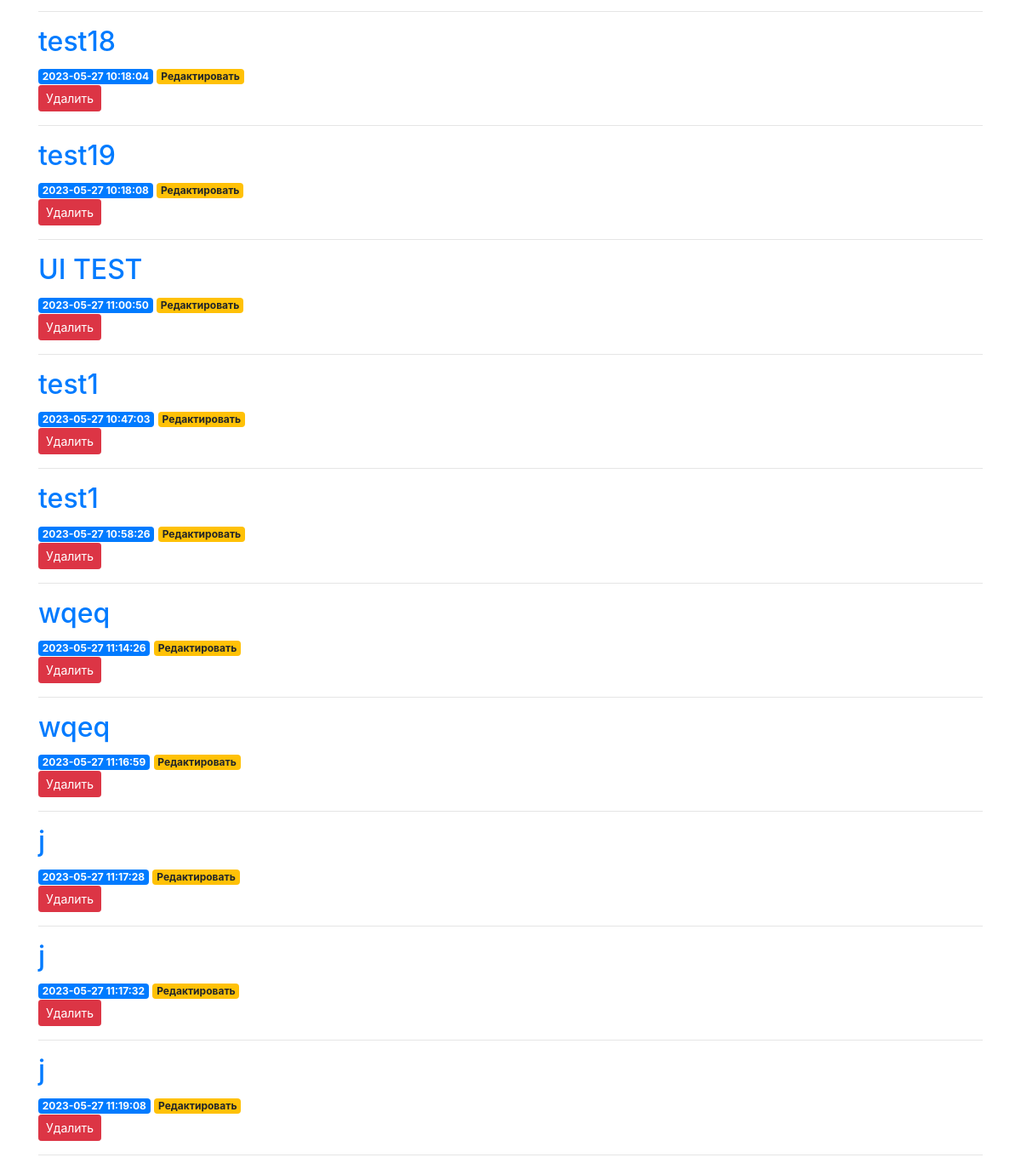
Before: / (lower part) with the older database file.
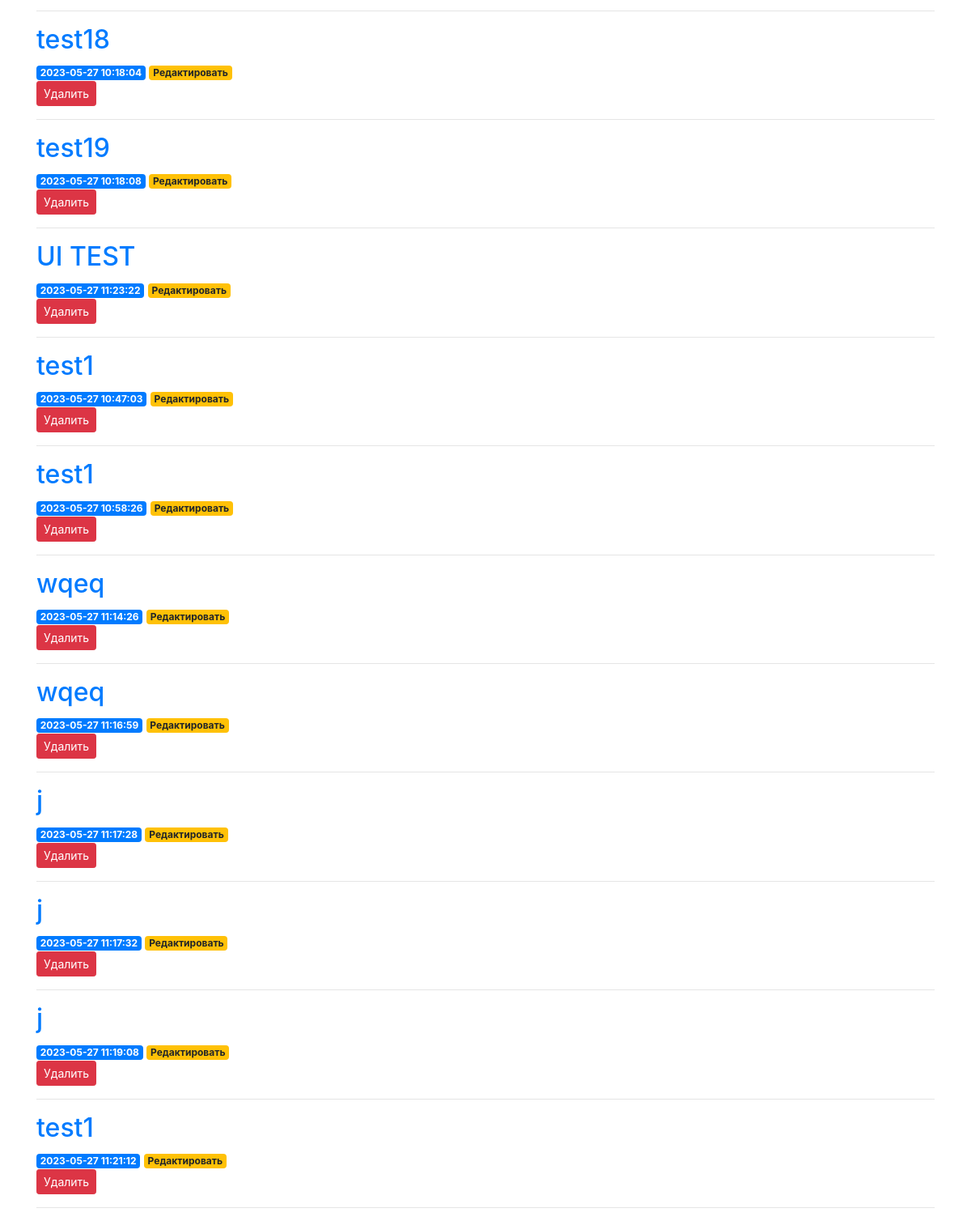
After: the same page with the newer database file.
### tables this page shows
CREATE TABLE arrays (
    id INTEGER PRIMARY KEY AUTOINCREMENT,
    created TIMESTAMP NOT NULL DEFAULT CURRENT_TIMESTAMP,
    title TEXT NOT NULL,
    content TEXT NOT NULL
);

### search/api/app.py (the view)
@app.route('/')
def index():
    try:
        conn = get_db_connection()
        arrays = conn.execute('SELECT * FROM arrays').fetchall()
        conn.close()
        return render_template('index.html', arrays=arrays)
    except Exception as error:
        abort(500)

### search/api/app.py (called while the page is built)
def get_db_connection():
    conn = sqlite3.connect('database.db')
    conn.row_factory = sqlite3.Row
    return conn

### search/api/templates/index.html (shortened to what this page needs)
{% extends 'base.html' %}
{% block content %}
    {% for array in arrays %}
        <a href="{{ url_for('array', array_id=array['id']) }}", id ="{{array['id']}}" >
            <h2>{{ array['title'] }}</h2>
        </a>
        <span class="badge badge-primary">{{ array['created'] }}</span>
        <a href="{{ url_for('edit', id=array['id']) }}">
            <span class="badge badge-warning">Редактировать</span>
        </a>
        <form action="{{ url_for('delete', id=array['id']) }}" method="POST">
            <input type="submit" value="Удалить"
                    class="btn btn-danger btn-sm"
                    onclick="return confirm('Ты действительно хочешь удалить этот великолепный массив?')">
        </form>
        <hr>
    {% endfor %}
{% endblock %}

Changed rows visible on the page:
changed arrays "UI TEST": created "2023-05-27 11:00:50" → "2023-05-27 11:23:22"
added arrays: title "test1", created "2023-05-27 11:21:12"
